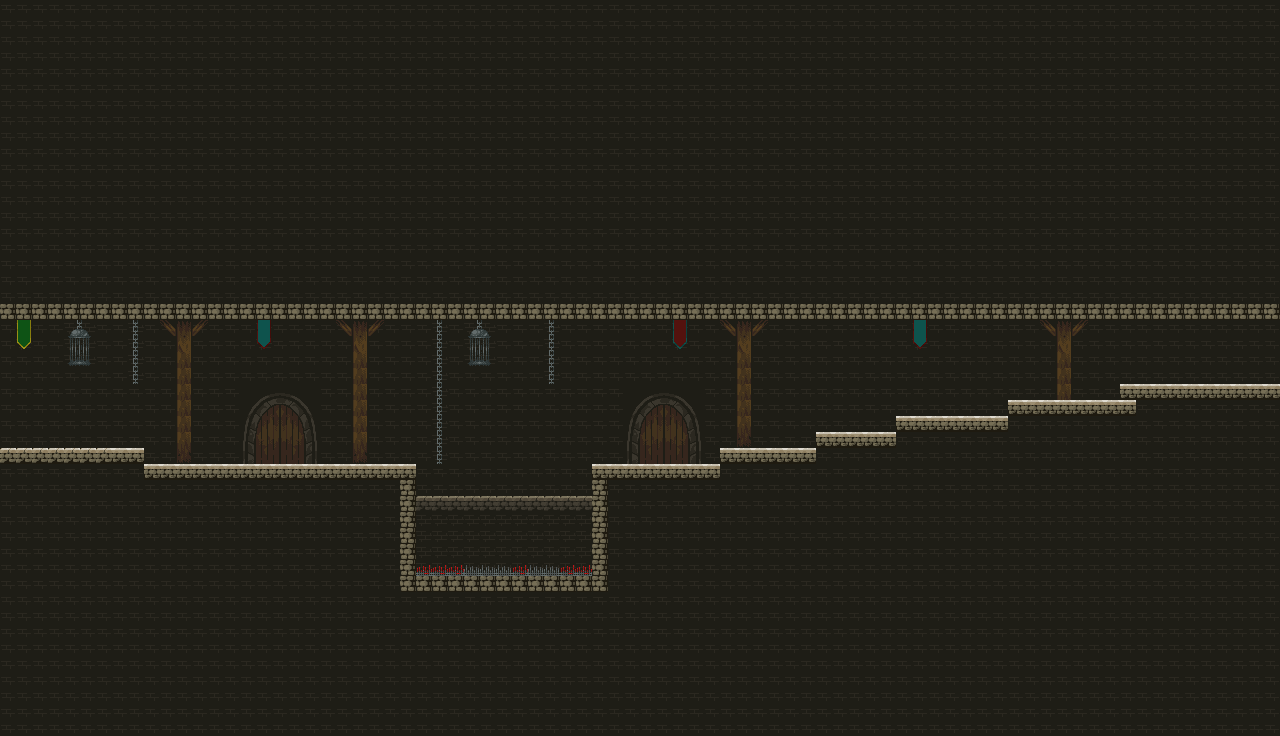

The image is a tile-based game level rendered from a .tmx file. Its description and source (layers, tilesets, objects; grid data summarised) follow:
An orthogonal 80x46 tile map with 16x16 px tiles, 4 tile layers (Tile Layer 4, bakcground 2, background, Tile Layer 1) and 16 objects.

<map version="1.2" tiledversion="1.2.3" orientation="orthogonal" renderorder="right-down" width="80" height="46" tilewidth="16" tileheight="16" infinite="0" nextlayerid="7" nextobjectid="17">
 <tileset firstgid="1" name="tileset" tilewidth="16" tileheight="16" tilecount="216" columns="24">
  <image source="tilesetdungeon.png" width="384" height="144" />
 </tileset>
 <objectgroup id="5" name="Object Layer 1">
  <object id="1" x="2" y="450" width="140" height="33.3333" />
  <object id="2" x="146.667" y="466.667" width="268" height="29.3333" />
  <object id="3" x="399.333" y="500.667" width="12.6667" height="90.6667" />
  <object id="4" x="413.333" y="577.333" width="191.333" height="22.6667" />
  <object id="5" x="592" y="478.667" width="40" height="95.3333" />
  <object id="6" x="593.333" y="466" width="126.667" height="12.6667" />
  <object id="7" x="722" y="450" width="94" height="18" />
  <object id="8" x="816.667" y="434.667" width="79.3333" height="19.3333" />
  <object id="9" x="898" y="417.333" width="112" height="21.3333" />
  <object id="10" x="1009.33" y="401.333" width="128.667" height="16.6667" />
  <object id="11" x="1120" y="385.333" width="160.667" height="27.3333" />
  <object id="12" x="0" y="301.333" width="1280" height="13.3333" />
 </objectgroup>
 <objectgroup id="6" name="spawn points">
  <object id="13" x="201.333" y="360" width="31.3333" height="25.3333" />
  <object id="14" x="874" y="350" width="32" height="22" />
  <object id="15" x="498" y="392" width="29" height="21" />
  <object id="16" x="693" y="379" width="31" height="23" />
 </objectgroup>
 <layer id="4" name="Tile Layer 4" width="80" height="46">
  <data>[3680 cells, 255 non-empty, 1 distinct tile ids]</data>
 </layer>
 <layer id="3" name="bakcground 2" width="80" height="46">
  <data>[3680 cells, 1840 non-empty, 15 distinct tile ids]</data>
 </layer>
 <layer id="2" name="background" width="80" height="46">
  <data>[3680 cells, 3004 non-empty, 36 distinct tile ids]</data>
 </layer>
 <layer id="1" name="Tile Layer 1" width="80" height="46">
  <data>[3680 cells, 186 non-empty, 5 distinct tile ids]</data>
 </layer>
</map>
